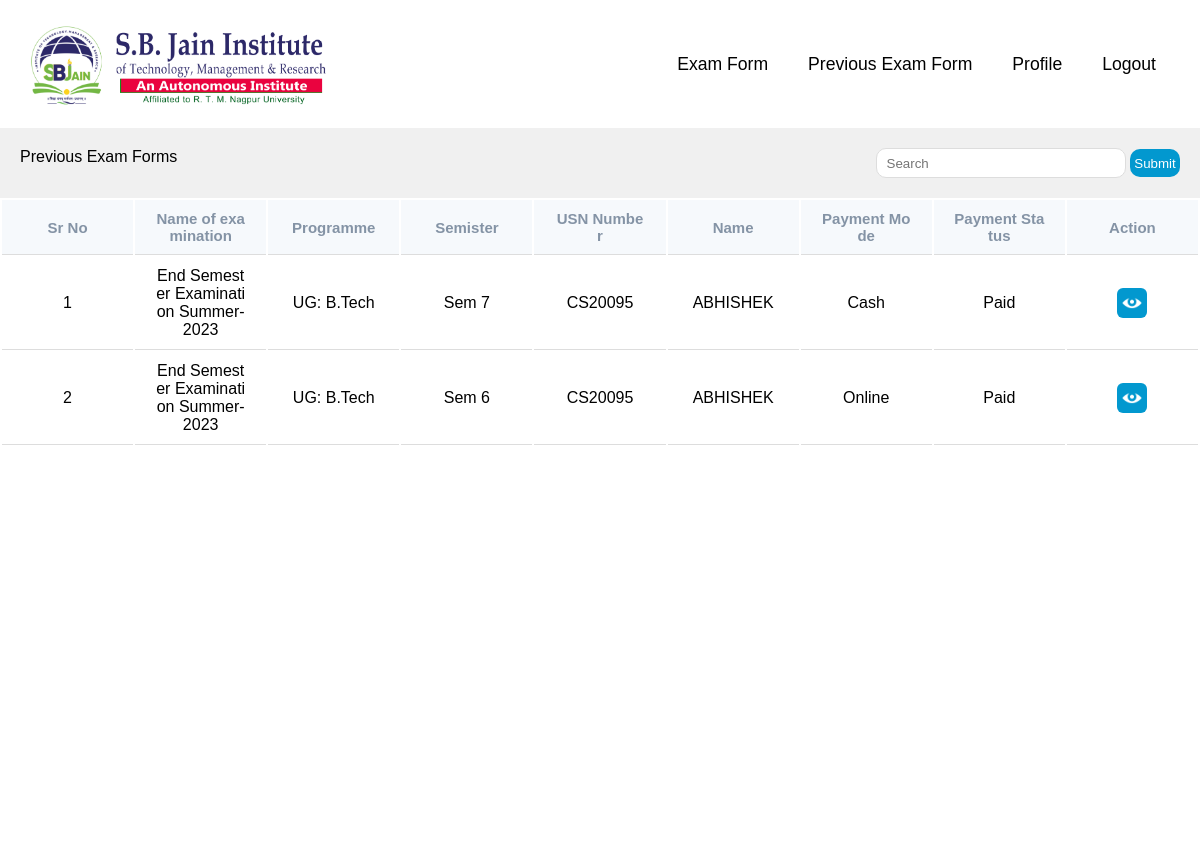
The app's page /components/stdPannel/previousforms/preforms.php (signed in) with its own data.
### tables this page shows
CREATE TABLE `stdforms` (
  `id` int(11) NOT NULL,
  `acedemic_year` varchar(20) NOT NULL,
  `name_of_exam` varchar(100) NOT NULL,
  `type_of_student` varchar(20) NOT NULL,
  `programme` varchar(20) NOT NULL,
  `dept` text NOT NULL,
  `sem` text NOT NULL,
  `usn_number` varchar(20) NOT NULL,
  `name` text NOT NULL,
  `abc_id` text NOT NULL,
  `mother_name` text NOT NULL,
  `address` text NOT NULL,
  `mob_no` text NOT NULL,
  `university_enno` varchar(30) NOT NULL,
  `formstatus` text NOT NULL,
  `course1` varchar(20) NOT NULL,
  `course2` varchar(20) NOT NULL,
  `course3` varchar(20) NOT NULL,
  `course4` varchar(20) NOT NULL,
  `course5` varchar(20) NOT NULL,
  `course6` varchar(20) NOT NULL,
  `course7` varchar(20) NOT NULL,
  `course8` varchar(20) NOT NULL,
  `course9` varchar(20) NOT NULL,
  `course10` varchar(20) NOT NULL,
  `course11` varchar(20) NOT NULL,
  `course12` varchar(20) NOT NULL,
  `course13` varchar(20) NOT NULL,
  `course14` varchar(20) NOT NULL,
  `course15` varchar(20) NOT NULL
);

CREATE TABLE `payment_details` (
  `id` int(11) NOT NULL,
  `acedemic_year` text NOT NULL,
  `usn_number` varchar(30) NOT NULL,
  `sem` text NOT NULL,
  `name` varchar(50) NOT NULL,
  `email` varchar(100) NOT NULL,
  `payment_mode` varchar(10) NOT NULL,
  `payment_status` varchar(10) NOT NULL,
  `transaction_id` varchar(50) NOT NULL,
  `amount` varchar(30) NOT NULL,
  `date_of_payment` timestamp(6) NOT NULL DEFAULT current_timestamp(6) ON UPDATE current_timestamp(6),
  `reference_no` varchar(30) NOT NULL
);

### components/stdPannel/previousforms/preforms.php (the view, shortened to what this page needs)
<?php
    include('../../../databaseconnection.php');
    $usn_number = $_SESSION['usn_number'];
    $str="";
?>
<?php
include '../navbar/navbar.php';
?>
<div class="table">
        <div class="table_header">
            <p>Previous Exam Forms</p>
            <div class="search">
                <form method = "post">
                    <input class="input" type="text" name="search" placeholder="Search">
                    <input class="searchbtn" type="submit" name="submit">
                </form>
            </div>
        </div>
        <div class="table_section">
            <table>
                <thead>
                    <tr>
                        <th>Sr No</th>
                        <th>Name of examination</th>
                        <th>Programme</th>
                        <th>Semister</th>
                        <th>USN Number</th>
                        <th>Name</th>
                        <th>Payment Mode</th>
                        <th>Payment Status</th>
                        <th>Action</th>
                    </tr>
                </thead>
                <tbody>
                <?php
                  if($str == null){
                    $query = "SELECT * FROM `stdforms` where usn_number='$usn_number' order by id desc;";
                    $result = $con->query($query);
                            if ($result->num_rows > 0)
                            {
                                $cnt=1;
                                while($row=$result->fetch_object()) {
                                        ?>
                                <?php
                                    $sql = " SELECT * from payment_details where usn_number='$usn_number' and sem = '$row->sem';";
                                    $result1 = $con->query($sql);
                                    $row1 = $result1->fetch_object();
                                    echo  "
                                        <tr>
                                            <td>$cnt</td>
                                            <td>$row->name_of_exam</td>
                                            <td>$row->programme</td>
                                            <td>$row->sem</td>
                                            <td>$row->usn_number</td>
                                            <td>$row->name</td>
                                            <td>$row1->payment_mode</td>
                                            <td>$row1->payment_status</td>
                                            <td><button><a href='../viewForms/viewForms.php?id=$row->id'><img class='btnimg' src='../../../assets/icons8-eye-50.png' alt='viewlogo'></a></button></td>
                                        </tr>";
                                    ?>
                                <?php
                                $cnt=$cnt+1;
                                }
                            }
                        }
                ?>
                </tbody>
            </table>
        </div>
    </div>

### records on screen
stdforms: name_of_exam "End Semester Examination Summer-2023", programme "UG: B.Tech", sem "Sem 7", usn_number "CS20095", name "ABHISHEK", payment_details.payment_mode "Cash", payment_details.payment_status "Paid"
stdforms: name_of_exam "End Semester Examination Summer-2023", programme "UG: B.Tech", sem "Sem 6", usn_number "CS20095", name "ABHISHEK", payment_details.payment_mode "Online", payment_details.payment_status "Paid"
